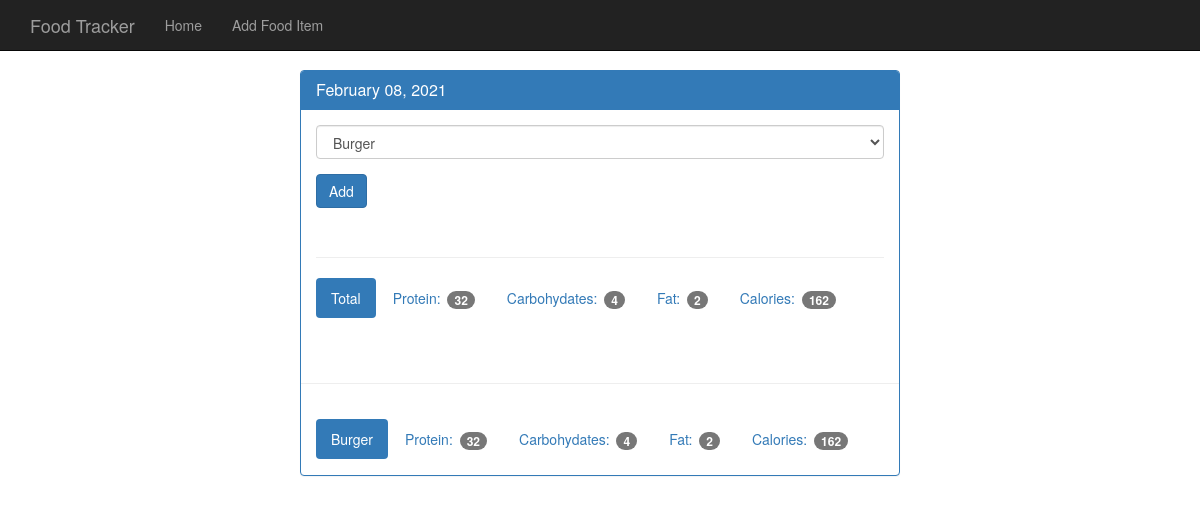
Page /view/20210208 on the committed database.
### tables this page shows
CREATE TABLE food (
  id integer primary key autoincrement,
  name text not null,
  protein integer not null,
  carbohydrate integer not null,
  fat integer not null,
  calories integer not null
);

### app.py (the view)
@app.route('/view/<date>', methods=['GET', 'POST'])
def view(date):
    try:
        db = get_db()
        cur = db.execute('select id, entry_date from log_date where entry_date = ?', [date])
        date_result = cur.fetchone()
        if request.method == 'POST':
            db.execute('insert into food_date (food_id,log_date_id) values (?,?)',[request.form['food-select'],date_result['id']])
            db.commit()
        d = datetime.strptime(str(date_result['entry_date']), '%Y%m%d')
        pretty_date = datetime.strftime(d, '%B %d, %Y')
        food_cur = db.execute('select id, name from food')
        food_results = food_cur.fetchall()
        log_cur = db.execute('select food.name, food.protein, food.carbohydrate, food.fat, food.calories from log_date join food_date on food_date.log_date_id = log_date.id join food on food.id = food_date.food_id where log_date.entry_date = ?', [date])
        log_results = log_cur.fetchall()
        totals = {}
        totals['protein'] = 0
        totals['carbohydrate'] = 0
        totals['fat'] = 0
        totals['calories'] = 0
        for food in log_results:
            totals['protein'] += food['protein']
            totals['carbohydrate'] += food['carbohydrate']
            totals['fat'] += food['fat']
            totals['calories'] += food['calories']
        return render_template('day.html', entry_date= date_result['entry_date'] ,pretty_date=pretty_date,\
         food_results=food_results,log_results=log_results,totals=totals)
    except Exception as e:
        return "<h1>Error Ocuured : {} </h1>".format(e)

### database.py (called while the page is built)
def connect_db():
    sql = sqlite3.connect('food_log2.db')
    sql.row_factory = sqlite3.Row
    return sql

def get_db():
    if not hasattr(g,'sqlite_db'):
        g.sqlite_db = connect_db()
    return g.sqlite_db

### templates/day.html
{% extends "base.html" %}
{% block body %}
  <body>
    <nav class="navbar navbar-inverse navbar-fixed-top">
      <div class="container">
        <div class="navbar-header">
          <a class="navbar-brand" href="{{ url_for('index') }}">Food Tracker</a>
        </div>
        <div id="navbar" class="navbar-collapse collapse">
          <ul class="nav navbar-nav">
            <li><a href="{{url_for('index')}}">Home</a></li>
            <li><a href="{{url_for('food')}}">Add Food Item</a></li>
          </ul>
        </div>
      </div>
    </nav>
    <div class="container theme-showcase col-sm-6 col-sm-offset-3" role="main">
      <div class="row">
        <div>
          <div class="panel panel-primary">
            <div class="panel-heading">
              <h3 class="panel-title">{{ pretty_date }}</h3>
            </div>
            <div class="panel-body">
              <form method="POST" action="{{ url_for('view',date=entry_date) }}">
                <div class="form-group">
                  <select class="form-control" name="food-select">
                    {% for food in food_results %}
                    <option value={{food.id}}>{{ food.name }}</option>
                    {% endfor %}
                  </select>
                </div>
                <button type="submit" class="btn btn-primary">Add</button>
              </form>
              <div class="page-header"></div>
              <ul class="nav nav-pills" role="tablist">
                <li class="active"><a>Total</a></li>
                <li><a>Protein: <span class="badge">{{totals.protein}}</span></a></li>
                <li><a>Carbohydates: <span class="badge">{{totals.carbohydrate}}</span></a></li>
                <li><a>Fat: <span class="badge">{{totals.fat}}</span></a></li>
                <li><a>Calories: <span class="badge">{{totals.calories}}</span></a></li>
              </ul>
            </div>
            <div class="page-header"></div>
            {% for food in log_results %}
            <div class="panel-body">
                <ul class="nav nav-pills" role="tablist">
                <li class="active"><a>{{food.name}}</a></li>
                <li><a>Protein: <span class="badge">{{food.protein}}</span></a></li>
                <li><a>Carbohydates: <span class="badge">{{food.carbohydrate}}</span></a></li>
                <li><a>Fat: <span class="badge">{{food.fat}}</span></a></li>
                <li><a>Calories: <span class="badge">{{food.calories}}</span></a></li>
              </ul>
            </div>
            {% endfor %}
          </div>
        </div>
      </div>
    </div>
{% endblock %}

### static/theme.css (style rules this page uses)
body { padding-top: 70px; padding-bottom: 30px; }

### rows in the picture
food: name "Burger", protein "32", carbohydrate "4", fat "2", calories "162"

### other values in the picture
{{ pretty_date }} "February 08, 2021"
{{ totals.protein }} "32"
{{ totals.carbohydrate }} "4"
{{ totals.fat }} "2"
{{ totals.calories }} "162"
form field food-select "Burger"
